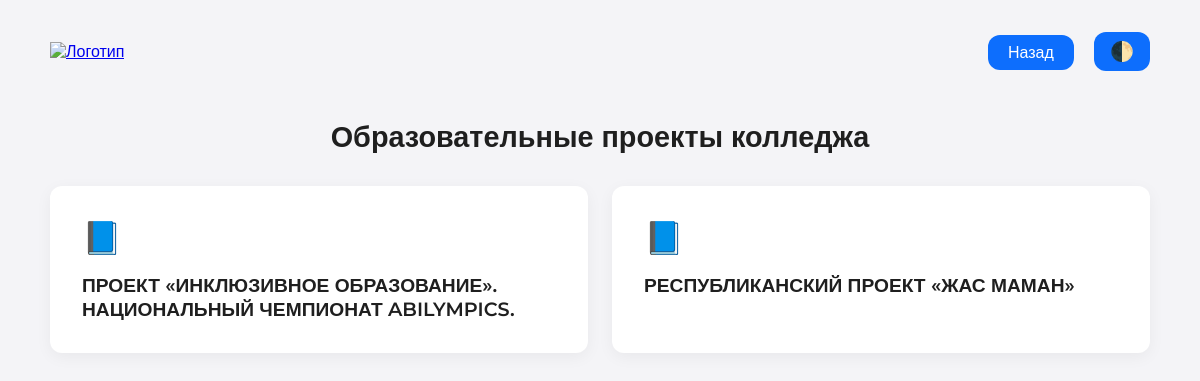
The app's page /pages/project.php with its own data.
### tables this page shows
CREATE TABLE `projects` (
  `id` int NOT NULL,
  `name` varchar(255) NOT NULL,
  `description` longtext,
  `main_image` varchar(255) NOT NULL,
  `gallery` text,
  `created_at` timestamp NULL DEFAULT CURRENT_TIMESTAMP,
  `photo` varchar(255) DEFAULT NULL
);

### pages/project.php (the view, shortened to what this page needs)
<?php
require '../config.php';
$query_projects = "SELECT * FROM projects ORDER BY created_at DESC";
$result_projects = mysqli_query($conn, $query_projects);
?>
<!DOCTYPE html>
<html lang="ru">
<head>
</head>
<body>
    <div class="container">
        <section class="header">
            <div class="header__container">
                <a class="logo" href="#">
                    <img src="https://ff2.object.pscloud.io/giwycqkw/oeqsaqye/eoamgqcg/4384bf6eeeace361ca86ed2a4e97d2975c665532.png" alt="Логотип" />
                </a>
                <div class="right">
                    <a class="back" href="../index.php">Назад</a>
                    <button class="theme-toggle" onclick="toggleTheme()">🌓</button>
                </div>
            </div>
        </section>
        <section class="Projects">
            <div class="Projects__container">
                <div class="projects__titlePage">
                    Образовательные проекты колледжа
                </div>
                <div class="Projects__grid">
                    <?php while ($project = mysqli_fetch_assoc($result_projects)): ?>
                        <a class="ContentBlock" href="../details/project_details.php?id=<?= $project['id'] ?>">
                            <div class="icon">📘</div>
                            <div class="title"><?= htmlspecialchars($project['name']) ?></div>
                        </a>
                    <?php endwhile; ?>
                </div>
            </div>
        </section>
    </div>
</body>
</html>

### pages/project.php (style rules this page uses)
:root { --bg-color: #f4f4f7; --card-bg: #fff; --text-color: #1f1f1f; --primary: #0d6efd; --shadow: 0 4px 16px rgba(0, 0, 0, 0.05); --radius: 12px; }
body { margin: 0; background-color: var(--bg-color); color: var(--text-color); font-family: 'Montserrat', sans-serif; transition: all 0.3s ease; }
.container { max-width: 1100px; margin: auto; padding: 1rem; }
.header__container { display: flex; justify-content: space-between; align-items: center; flex-wrap: wrap; padding: 1rem 0; }
.logo img { max-height: 140px; }
.back { text-decoration: none; font-weight: 500; background-color: var(--primary); color: white; padding: 8px 20px; border-radius: var(--radius); transition: 0.3s; }
.Projects__container { margin-top: 2rem; }
.projects__titlePage { font-size: 1.8rem; font-weight: 600; text-align: center; margin-bottom: 2rem; }
.Projects__grid { display: grid; grid-template-columns: repeat(auto-fit, minmax(280px, 1fr)); gap: 1.5rem; }
.ContentBlock { background: var(--card-bg); padding: 2rem; border-radius: var(--radius); box-shadow: var(--shadow); text-decoration: none; color: var(--text-color); transition: 0.3s; }
.ContentBlock .icon { font-size: 2rem; margin-bottom: 1rem; }
.ContentBlock .title { font-size: 1.2rem; font-weight: 600; }
.theme-toggle { cursor: pointer; font-size: 1.2rem; padding: 8px 16px; border-radius: var(--radius); background-color: var(--primary); color: white; border: none; transition: 0.3s; margin-left: 1rem; }

### records on screen
projects: name "ПРОЕКТ «ИНКЛЮЗИВНОЕ ОБРАЗОВАНИЕ». НАЦИОНАЛЬНЫЙ ЧЕМПИОНАТ ABILYMPICS."
projects: name "РЕСПУБЛИКАНСКИЙ ПРОЕКТ «ЖАС МАМАН»"
